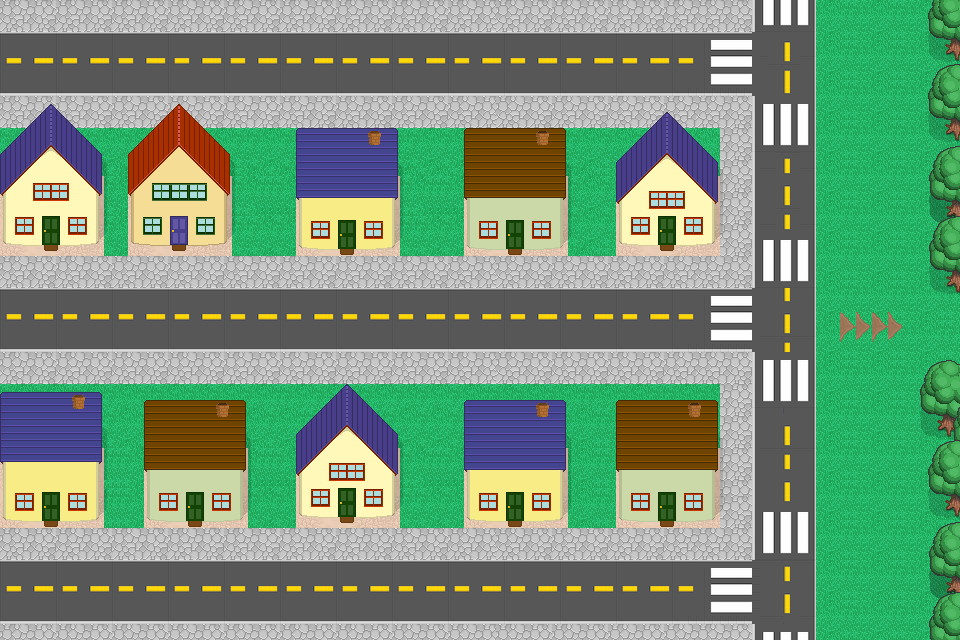

A 2D game scene composited from a Tiled map and its tileset images. What follows is a short description and the map's XML, with each tile layer's data collapsed to a summary:
An orthogonal 120x80 tile map with 8x8 px tiles, 3 tile layers (main, bottoms, tops), 1 hidden layer not drawn.

<map version="1.0" orientation="orthogonal" renderorder="right-down" width="120" height="80" tilewidth="8" tileheight="8" nextobjectid="1">
 <tileset firstgid="1" name="tilesheet" tilewidth="8" tileheight="8" tilecount="4096">
  <image source="../spritesheets/tilesheet.png" width="512" height="512" />
 </tileset>
 <layer name="main" width="120" height="80">
  <data>[9600 cells, 9600 non-empty, 349 distinct tile ids]</data>
 </layer>
 <layer name="bottoms" width="120" height="80">
  <data>[9600 cells, 732 non-empty, 296 distinct tile ids]</data>
 </layer>
 <layer name="tops" width="120" height="80">
  <data>[9600 cells, 1995 non-empty, 830 distinct tile ids]</data>
 </layer>
 <layer name="collisions" width="120" height="80" visible="0">
  <data>[9600 cells, 850 non-empty, 1 distinct tile ids]</data>
 </layer>
</map>